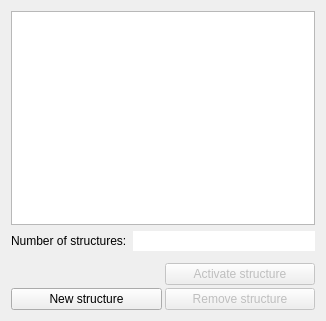
<?xml version="1.0" encoding="UTF-8"?>
<ui version="4.0">
 <class>PODesignerStructures</class>
 <widget class="QWidget" name="PODesignerStructures">
  <property name="geometry">
   <rect>
    <x>0</x>
    <y>0</y>
    <width>326</width>
    <height>321</height>
   </rect>
  </property>
  <property name="windowTitle">
   <string>Atom Label</string>
  </property>
  <property name="toolTip">
   <string/>
  </property>
  <layout class="QVBoxLayout" name="verticalLayout">
   <item>
    <widget class="QTreeView" name="objectsTV">
     <property name="rootIsDecorated">
      <bool>false</bool>
     </property>
     <property name="itemsExpandable">
      <bool>false</bool>
     </property>
     <property name="allColumnsShowFocus">
      <bool>true</bool>
     </property>
     <property name="expandsOnDoubleClick">
      <bool>false</bool>
     </property>
    </widget>
   </item>
   <item>
    <layout class="QHBoxLayout" name="horizontalLayout_2">
     <item>
      <widget class="QLabel" name="label_2">
       <property name="text">
        <string>Number of structures:</string>
       </property>
      </widget>
     </item>
     <item>
      <widget class="QLineEdit" name="numOfObjectsLE">
       <property name="frame">
        <bool>false</bool>
       </property>
       <property name="alignment">
        <set>Qt::AlignRight|Qt::AlignTrailing|Qt::AlignVCenter</set>
       </property>
       <property name="readOnly">
        <bool>true</bool>
       </property>
      </widget>
     </item>
    </layout>
   </item>
   <item>
    <widget class="QWidget" name="widget" native="true">
     <layout class="QGridLayout" name="gridLayout_2">
      <property name="margin">
       <number>0</number>
      </property>
      <property name="spacing">
       <number>3</number>
      </property>
     </layout>
    </widget>
   </item>
   <item>
    <widget class="QWidget" name="controlW" native="true">
     <layout class="QGridLayout" name="gridLayout">
      <property name="margin">
       <number>0</number>
      </property>
      <property name="spacing">
       <number>3</number>
      </property>
      <item row="1" column="0">
       <widget class="QPushButton" name="newStructurePB">
        <property name="text">
         <string>New structure</string>
        </property>
       </widget>
      </item>
      <item row="1" column="1">
       <widget class="QPushButton" name="removeStructurePB">
        <property name="enabled">
         <bool>false</bool>
        </property>
        <property name="text">
         <string>Remove structure</string>
        </property>
       </widget>
      </item>
      <item row="0" column="1">
       <widget class="QPushButton" name="activateStructurePB">
        <property name="enabled">
         <bool>false</bool>
        </property>
        <property name="text">
         <string>Activate structure</string>
        </property>
       </widget>
      </item>
     </layout>
    </widget>
   </item>
  </layout>
 </widget>
 <resources/>
 <connections/>
</ui>
